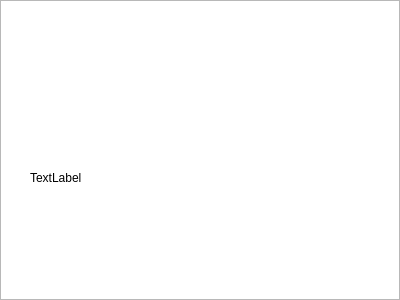
<?xml version="1.0" encoding="UTF-8"?>
<ui version="4.0">
 <class>MainWindow</class>
 <widget class="QMainWindow" name="MainWindow">
  <property name="geometry">
   <rect>
    <x>0</x>
    <y>0</y>
    <width>400</width>
    <height>300</height>
   </rect>
  </property>
  <property name="windowTitle">
   <string>MainWindow</string>
  </property>
  <widget class="QWidget" name="centralWidget">
   <widget class="QGraphicsView" name="graphicsView">
    <property name="geometry">
     <rect>
      <x>0</x>
      <y>0</y>
      <width>400</width>
      <height>300</height>
     </rect>
    </property>
   </widget>
   <widget class="QLabel" name="label">
    <property name="geometry">
     <rect>
      <x>30</x>
      <y>170</y>
      <width>281</width>
      <height>16</height>
     </rect>
    </property>
    <property name="text">
     <string>TextLabel</string>
    </property>
   </widget>
  </widget>
 </widget>
 <layoutdefault spacing="6" margin="11"/>
 <resources/>
 <connections/>
</ui>
